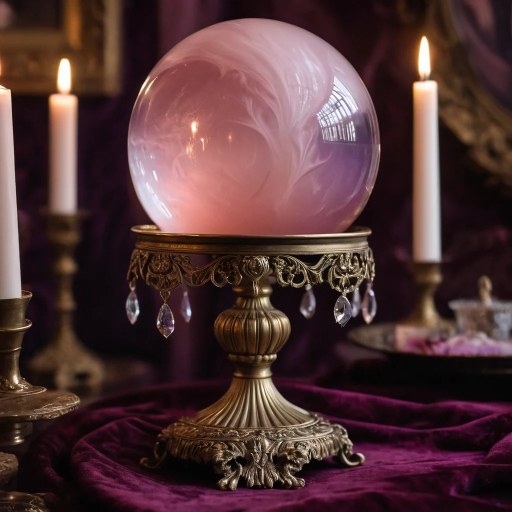
#> input picture assets/bola.webp, 1024 x 1024 px (shown at 1/2 size)
$ python montar_dentro.py ../assets/bola.webp out.png
#> lines starting #> are read from the running program, lines starting #| are printed output that depends on the picture; after the words box and inside, x2 and y2 are one past the last pixel; in counts of white or black regions, pixels touching at a corner belong together
"""Rodada 9: monta a cena de dentro da tenda com os objetos que levam às páginas.

Base: dentro-objetos-191.png (o interior 162 repintado: xícaras de porcelana numa bandeja dourada e um pedestal
dourado vazio no meio da mesa). Põe a bola de cristal (assets/bola.webp recortada) sobre o pedestal, com brilho,
e deita três cartas do baralho na frente da bandeja, em perspectiva (como em montar_mesa.py).

Uso: python ferramentas/montar_dentro.py dentro-objetos-191.png saida.png
"""
import sys
from pathlib import Path
import numpy as np
from PIL import Image, ImageDraw, ImageEnhance, ImageFilter

ASSETS = Path(__file__).resolve().parent.parent / "assets"
cena = Image.open(sys.argv[1]).convert("RGBA")

# ---------- bola de cristal: o globo da foto da bola, recortado em círculo, sobre o pedestal ----------
BOLA_FOTO = (507, 250, 230)       # centro e raio do globo em assets/bola.webp (1024x1024)
BOLA_CENA = (645, 356, 29)        # onde ele pousa na cena (o pedestal dourado fica em x 645, topo em y ~382)
foto = Image.open(ASSETS / "bola.webp").convert("RGBA")
cx, cy, r = BOLA_FOTO
globo = foto.crop((cx - r, cy - r, cx + r, cy + r))
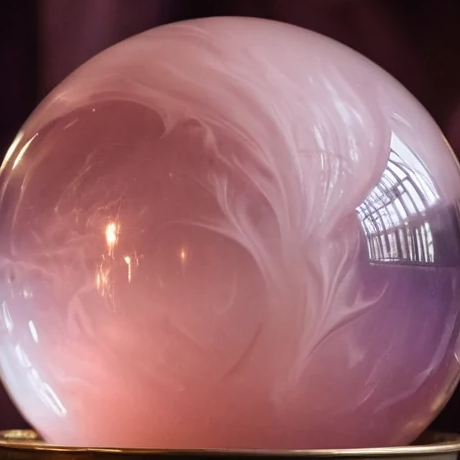
#> globo: PIL image 460x460 RGBA; mean R, G, B, A 154.2, 105.1, 111, 255
m = Image.new("L", globo.size, 0); ImageDraw.Draw(m).ellipse((2, 2, 2 * r - 3, 2 * r - 3), fill=255)
#> after `m = Image.new('L', globo.size, 0)`: m: PIL image 460x460 L; every value is 0
#> after `ImageDraw.Draw(m).ellipse((2, 2, 2 * r - 3, 2 * r - 3), fill=255)`:
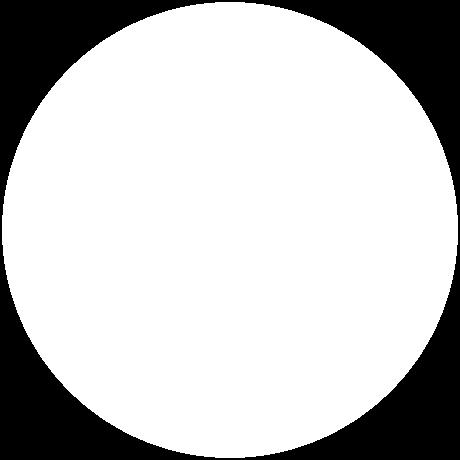
#> m: PIL image 460x460 L; 77.2% white; 1 black region, box (x1, y1, x2, y2) and area: (0, 0, 460, 460) 48340
globo.putalpha(m.filter(ImageFilter.GaussianBlur(2)))
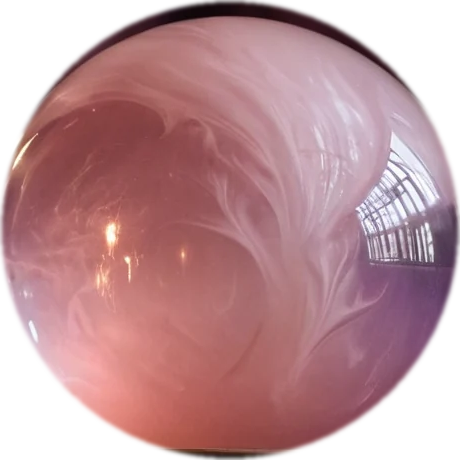
#> globo: PIL image 460x460 RGBA; mean R, G, B, A 154.2, 105.1, 111, 196.7; transparent parts drawn white
d = 2 * BOLA_CENA[2]
globo = globo.resize((d, d), Image.LANCZOS)
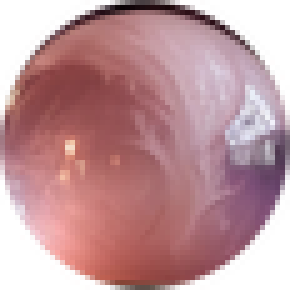
#> globo: PIL image 58x58 RGBA (shown 5 times larger); mean R, G, B, A 140.6, 96.2, 101.5, 196.8; transparent parts drawn white
# um pouco mais clara: ela é a luz da mesa
globo = Image.merge("RGBA", (*ImageEnhance.Brightness(globo.convert("RGB")).enhance(1.12).split(), globo.getchannel("A")))
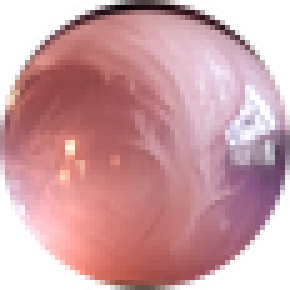
#> globo: PIL image 58x58 RGBA (shown 5 times larger); mean R, G, B, A 156.5, 107.1, 113, 196.8; transparent parts drawn white
# brilho rosado em volta, que ilumina a tapeçaria atrás
halo = Image.new("RGBA", cena.size, (0, 0, 0, 0))
#> halo: PIL image 1024x1024 RGBA; every value is 0
hx, hy, hr = BOLA_CENA
ImageDraw.Draw(halo).ellipse((hx - hr * 2.6, hy - hr * 2.6, hx + hr * 2.6, hy + hr * 2.6), fill=(255, 170, 210, 70))
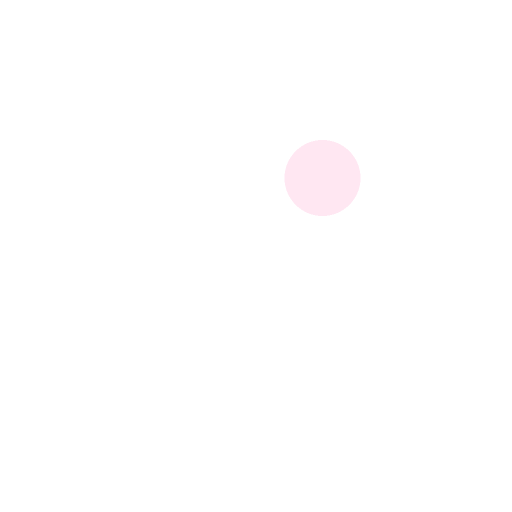
#> halo: PIL image 1024x1024 RGBA (shown at 1/2 size); mean R, G, B, A 4.4, 2.9, 3.6, 1.2; transparent parts drawn white
halo = halo.filter(ImageFilter.GaussianBlur(26))
cena.alpha_composite(halo)
cena.alpha_composite(globo, (hx - hr, hy - hr))

# ---------- cartas deitadas na frente da bandeja ----------
CW, CH, ACHATA = 22, 52, .4

def _coef(origem, destino):
    m = []
    for (x, y), (u, v) in zip(destino, origem):
        m.append([x, y, 1, 0, 0, 0, -u * x, -u * y]); m.append([0, 0, 0, x, y, 1, -v * x, -v * y])
    return np.linalg.solve(np.array(m, float), np.array(origem, float).reshape(8)).tolist()

def deitada(img, ang):
    c = img.convert("RGBA").resize((CW * 3, CH * 3), Image.LANCZOS)
    rgb = ImageEnhance.Brightness(c.convert("RGB")).enhance(.66)
    rgb = Image.blend(rgb, Image.new("RGB", rgb.size, (255, 150, 70)), .14)
    c = Image.merge("RGBA", (*rgb.split(), c.getchannel("A")))
    borda = Image.new("RGBA", (c.width + 6, c.height + 6), (190, 150, 80, 255)); borda.alpha_composite(c, (3, 3)); c = borda
    c = c.rotate(-ang, expand=True, resample=Image.BICUBIC)
    w, h = c.size; nh = round(h * ACHATA)
    c = c.resize((w, nh), Image.LANCZOS)
    k = .08 * w
    c = c.transform((w, nh), Image.PERSPECTIVE, _coef([(0, 0), (w, 0), (w, nh), (0, nh)], [(k, 0), (w - k, 0), (w, nh), (0, nh)]), Image.BICUBIC)
    return c.resize((w // 3, nh // 3), Image.LANCZOS)

def pousa(img, x, y):
    sombra = Image.new("RGBA", img.size, (0, 0, 0, 0)); sombra.putalpha(img.getchannel("A").point(lambda a: int(a * .5)))
    cena.alpha_composite(sombra.filter(ImageFilter.GaussianBlur(3)), (int(x - img.width / 2 + 2), int(y - img.height / 2 + 3)))
    cena.alpha_composite(img, (int(x - img.width / 2), int(y - img.height / 2)))

# a tiragem: a Chave, o Coração e o Buquê, na frente da bandeja, postas à mão
for n, x, y, ang in [(33, 606, 487, -12), (24, 645, 491, -1), (9, 684, 487, 11)]:
#> (the run stopped early here; a loop or call above may not have finished)

$ run again, with assets/carroca-jardim.webp copied over assets/bola.webp
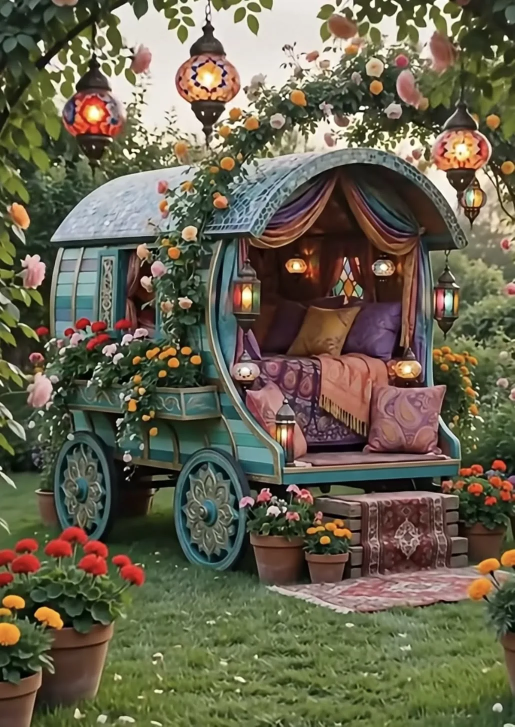
#> input picture assets/carroca-jardim.webp, 1029 x 1453 px (shown at 1/2 size)
#> m: PIL image 460x460 L; every value is 0
#> m: PIL image 460x460 L; 77.2% white; 1 black region, box (x1, y1, x2, y2) and area: (0, 0, 460, 460) 48340
#> `globo.putalpha(m.filter(ImageFilter.GaussianBlur(2)))`:
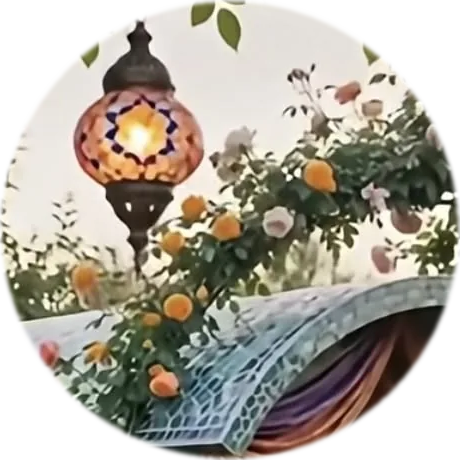
#> globo: PIL image 460x460 RGBA; mean R, G, B, A 148.6, 141, 126.9, 196.7; transparent parts drawn white
#> `halo = halo.filter(ImageFilter.GaussianBlur(26))`:
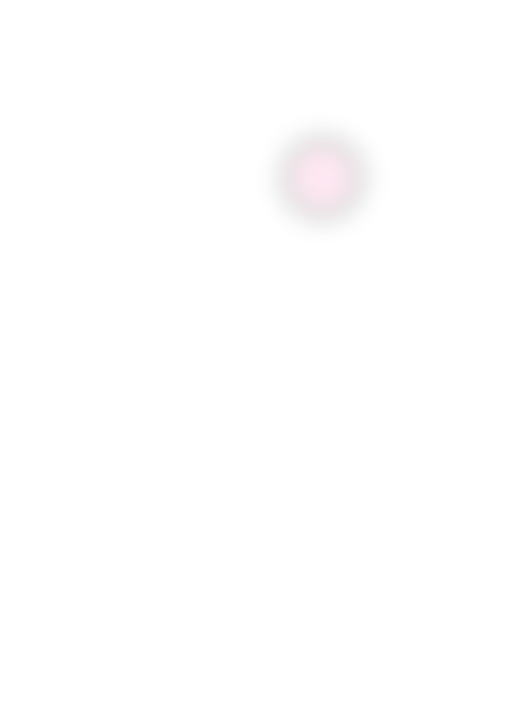
#> halo: PIL image 1029x1453 RGBA (shown at 1/2 size); mean R, G, B, A 3.1, 2.1, 2.5, 0.8; transparent parts drawn white

$ run again, with assets/carroca-ouro.webp copied over assets/bola.webp
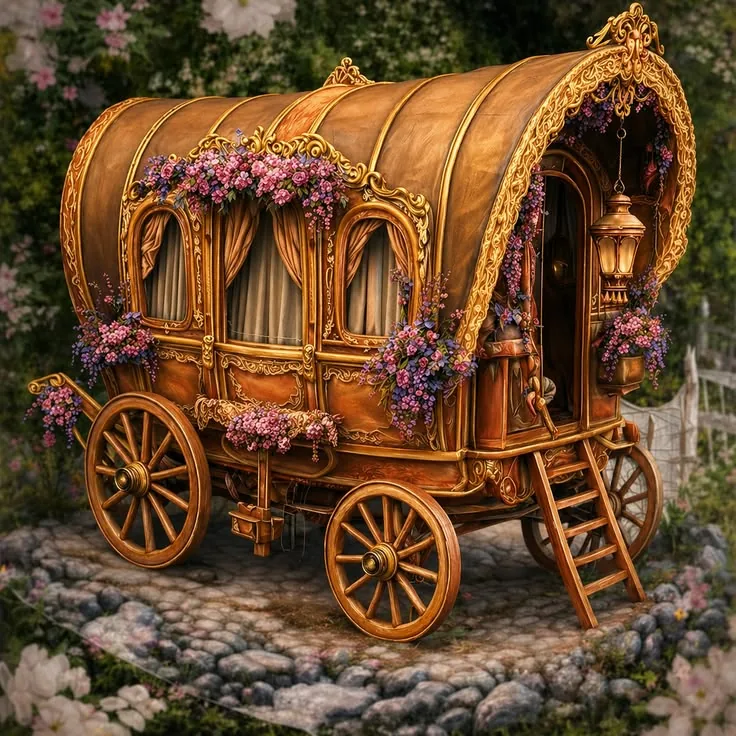
#> input picture assets/carroca-ouro.webp, 736 x 736 px
#> m: PIL image 460x460 L; every value is 0
#> m: PIL image 460x460 L; 77.2% white; 1 black region, box (x1, y1, x2, y2) and area: (0, 0, 460, 460) 48340
#> `globo.putalpha(m.filter(ImageFilter.GaussianBlur(2)))`:
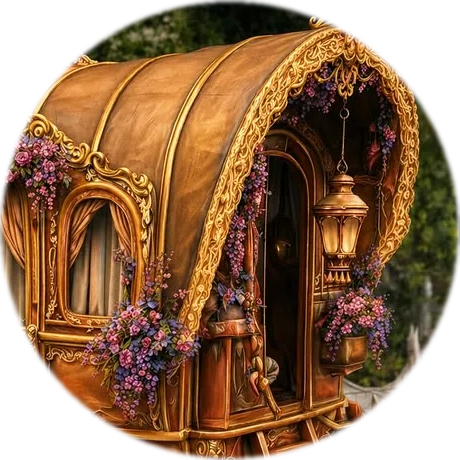
#> globo: PIL image 460x460 RGBA; mean R, G, B, A 117, 77, 41.3, 196.7; transparent parts drawn white
#> `ImageDraw.Draw(halo).ellipse((hx - hr * 2.6, hy - hr * 2.6, hx + hr * ..`:
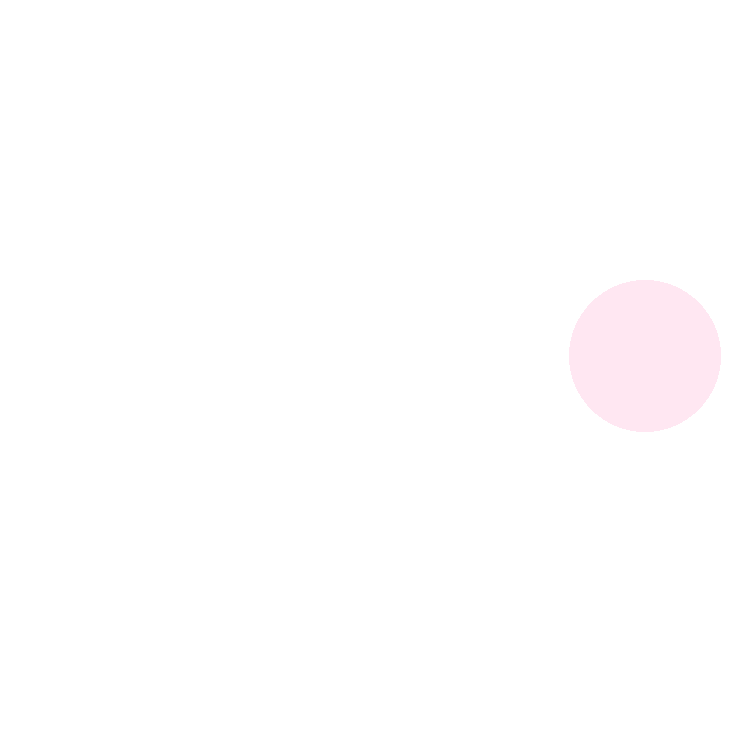
#> halo: PIL image 736x736 RGBA; mean R, G, B, A 8.5, 5.7, 7, 2.3; transparent parts drawn white
